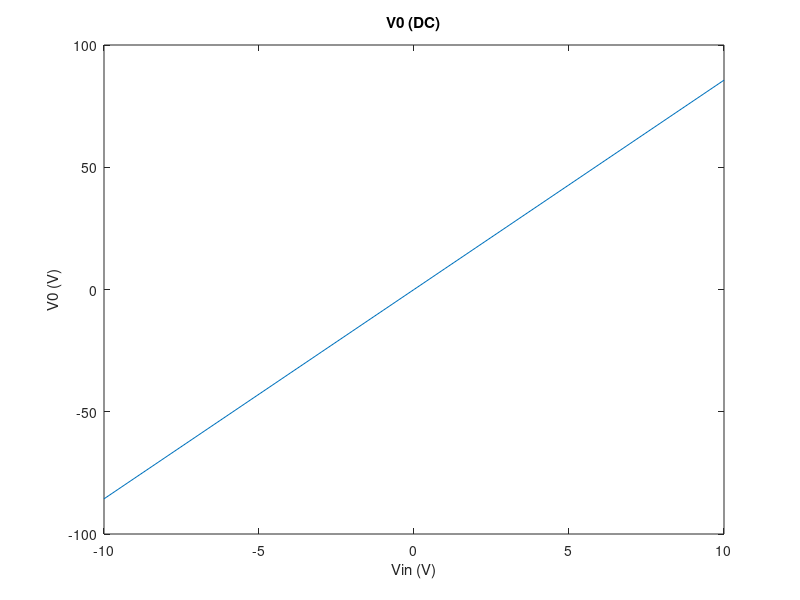
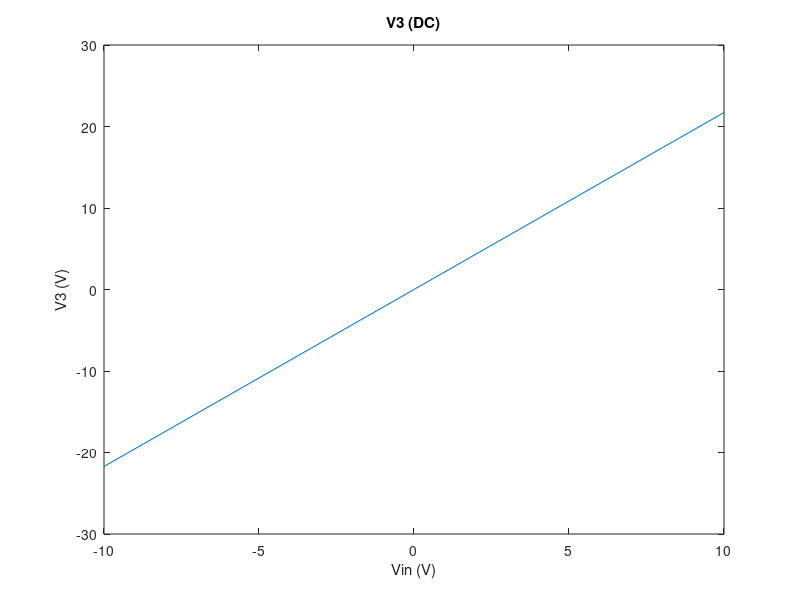
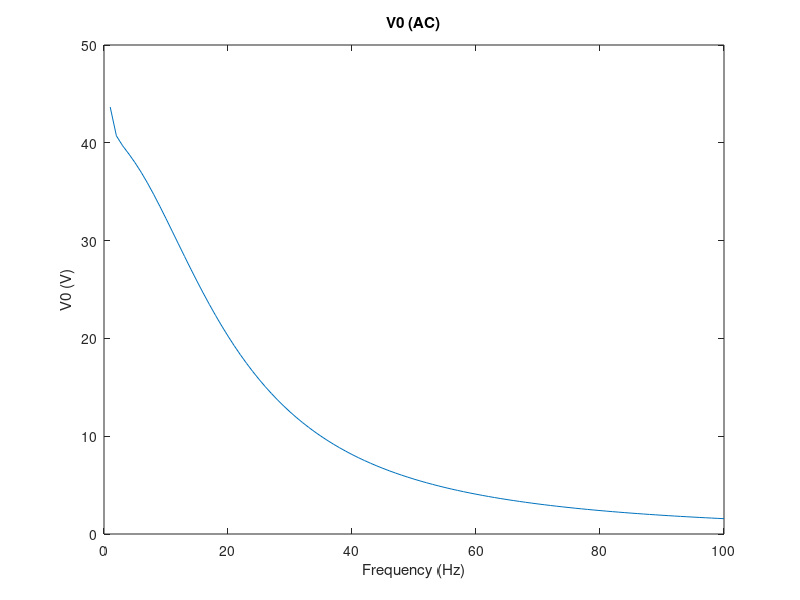
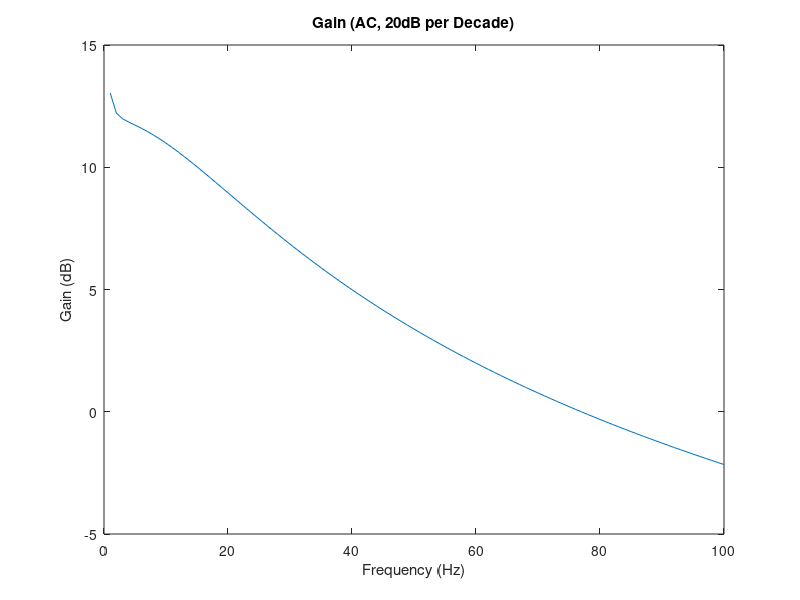

Write the MATLAB code that produced these figures, in order. (Note: this script raises an error after producing the figures.)
%MNPA for ELEC4700
%Philippe Masson
clear;
close all;

R1 = 1;
Cap = 0.25;
R2 = 2;
L = 0.2;
R3 = 25.356630807098327; %from A3 simulation
a = 100;
R4 = 0.1;
R0 = 1000;
Vin = -10;
freq = 100;

%    I1, I2, I3,   V3,   V2,    V1,  V
G =[ -1,  1,  1,    0,    0,     0,  0;
      0,  0,  0,   -1,    1,     0,  0; 
     -1,  0,  0,    0, 1/R1, -1/R1,  0;
      0,  0, -1, 1/R3,    0,     0,  0;
      0, -1,  0,    0, 1/R2,     0,  0;     
      0,  0,  a,    0,    0,     0, -1; 
      0,  0,  0,    0,    0,     1,  0];
  
C = [ 0,  0,  0,    0,    0,     0,  0;
      0,  0,  L,    0,    0,     0,  0; 
      0,  0,  0,    0,  Cap,  -Cap,  0;
      0,  0,  0,    0,    0,     0,  0;
      0,  0,  0,    0,    0,     0,  0;    
      0,  0,  0,    0,    0,     0,  0;
      0,  0,  0,    0,    0,     0,  0];
  
F = [0;
     0;
     0;
     0;
     0;
     0;
     Vin];

%DC Sweep
Vin = -10;
V3Array = [];
V0Array = [];
VinArray = [];
Vcount = 1;
while (Vin <= 10)
    F = [0;
    0;
    0;
    0;
    0;
    0;
    Vin];
    VDC = G\F;
    V3Array(Vcount) = VDC(4);
    V0Array(Vcount) = VDC(7)*R0/(R4+R0);
    VinArray(Vcount) = Vin;
    Vcount = Vcount + 1;
    Vin = Vin + 1;
end

%plot
figure();
plot(VinArray, V0Array);
title('V0 (DC)');
xlabel('Vin (V)');
ylabel('V0 (V)');
figure();
plot(VinArray, V3Array);
title('V3 (DC)');
xlabel('Vin (V)');
ylabel('V3 (V)');


%AC Sweep;
VAC = (G+1i*2*pi*freq*C)\F;
freq = 1;
Vin = 10;
V0ACArr = [];
freqArr = [];
gainArr = [];
Vcount = 1;
 while (freq <= 1e2)
    VAC = (G+1i*2*pi*freq*C)\F;
    V0ACArr(Vcount) = VAC(7)*R0/(R4+R0);
    freqArr(Vcount) = freq;
    gainArr(Vcount) = 20*log10(V0ACArr(Vcount)/Vin);
    freq = freq + 1;
    Vcount = Vcount + 1;
 end
 
 %plot  
 figure();
 plot(freqArr, V0ACArr);
 title('V0 (AC)');
 xlabel('Frequency (Hz)');
 ylabel('V0 (V)');
 
 figure();
 plot(freqArr, gainArr);
 title('Gain (AC, 20dB per Decade)');
 xlabel('Frequency (Hz)');
 ylabel('Gain (dB)');
 
 %AC Sweep2;
 CArr = normrnd(Cap,0.05,[100000,1]);
 CArr = sort(CArr);
 
 Vin = 10;
 V0AC2Arr = [];
 gain2Arr = [];
 for c = 1:length(CArr)
    VAC = (G+1i*pi*CArr(c))\F;     
    V0AC2Arr(c) = VAC(7)*R0/(R4+R0);
    gain2Arr(c) = 20*log10(V0AC2Arr(c)/Vin);
 end
 
 %plot
 figure();
 plot(CArr, gain2Arr);
 title('Gain of C Perturbations (AC, 20dB per Decade)');
 xlabel('C (F)');
 ylabel('Gain (dB)');
 
 figure();
 histogram(real(gain2Arr))
 xlim([15.7519, 15.755]);
 title('Gain Histogram of C Perturbations');
 xlabel('Gain (dB)');
 ylabel('Count');
 
% ASSIGNMENT TRANSIENT QUESTION
%================================
%---------- Question 4 ----------
%================================
%Transient analysis
simLength = 1; %simulation length in seconds
numSteps = 1000; %number of total steps in the simulation
timestep = simLength / numSteps;
curTime = 0;
V0TransArr = [];
VinTransArr = [];
timeArr = [];
gainArr = [];
Vcount = 1;
VTransPrev = 0;
Vin2Freq = 1/0.03;
PulseOffsetTime = 0.06;
PulseStdDev = 0.03;
 while (curTime <= simLength)
    if(curTime < 0.03) %First component of input, step function
        Vin1 = 0;
    else
        Vin1 = 1;
    end        
    Vin2 = sin(2*pi*curTime*Vin2Freq); %Second component of input, sine wave   
    if(curTime >= PulseOffsetTime) %Third component of input, Gaussian Pulse
        Vin3 = exp((-(curTime - PulseOffsetTime)^2)/(2*(PulseStdDev^2)));
    else
        Vin3 = 0;
    end    
    VinNew = Vin1+Vin2+Vin3; %Combined inputs
     
    F = [0;
    0;
    0;
    0;
    0;
    0;
    VinNew];

    Fnew = (F - C*VTransPrev/timestep);
    VTrans = (G + C/timestep)\Fnew;
    VTransPrev = VTrans;
    V0TransArr(Vcount) = VTrans(7)*R0/(R4+R0);
    VinTransArr(Vcount) = VinNew;
    timeArr(Vcount) = curTime;
    gainArr(Vcount) = 20*log10(V0TransArr(Vcount)/VinNew);
    Vcount = Vcount + 1;
    curTime = curTime + timestep;
 end

%Transient Plots
figure();
plot(timeArr, VinTransArr);
title('Vin over Time for Transient Simulation');
xlabel('Time (s)');
ylabel('Voltage (V)');

figure();
plot(timeArr, V0TransArr);
title('Vout over Time for Transient Simulation');
xlabel('Time (s)');
ylabel('Voltage (V)');

figure();
plot(timeArr, V0TransArr);
title('Vout over Time for Transient Simulation (ZOOM)');
xlabel('Time (s)');
ylabel('Voltage (V)');
xlim([0, 0.1]);

%Frequency domain (Fourier)
f = (1/timestep)*(-(numSteps/2):(numSteps/2-1))./numSteps;
VinFourier = abs(fftshift(fft(VinTransArr)));
figure();
plot(f, VinFourier);
title('Input Frequency Response of Transient Simulation');
xlabel('Frequency (Hz)');
ylabel('FFT(Vin)');

VoutFourier = abs(fftshift(fft(V0TransArr)));
figure();
plot(f, VoutFourier);
title('Output Frequency Response of Transient Simulation');
xlabel('Frequency (Hz)');
ylabel('FFT(Vout)');
 







